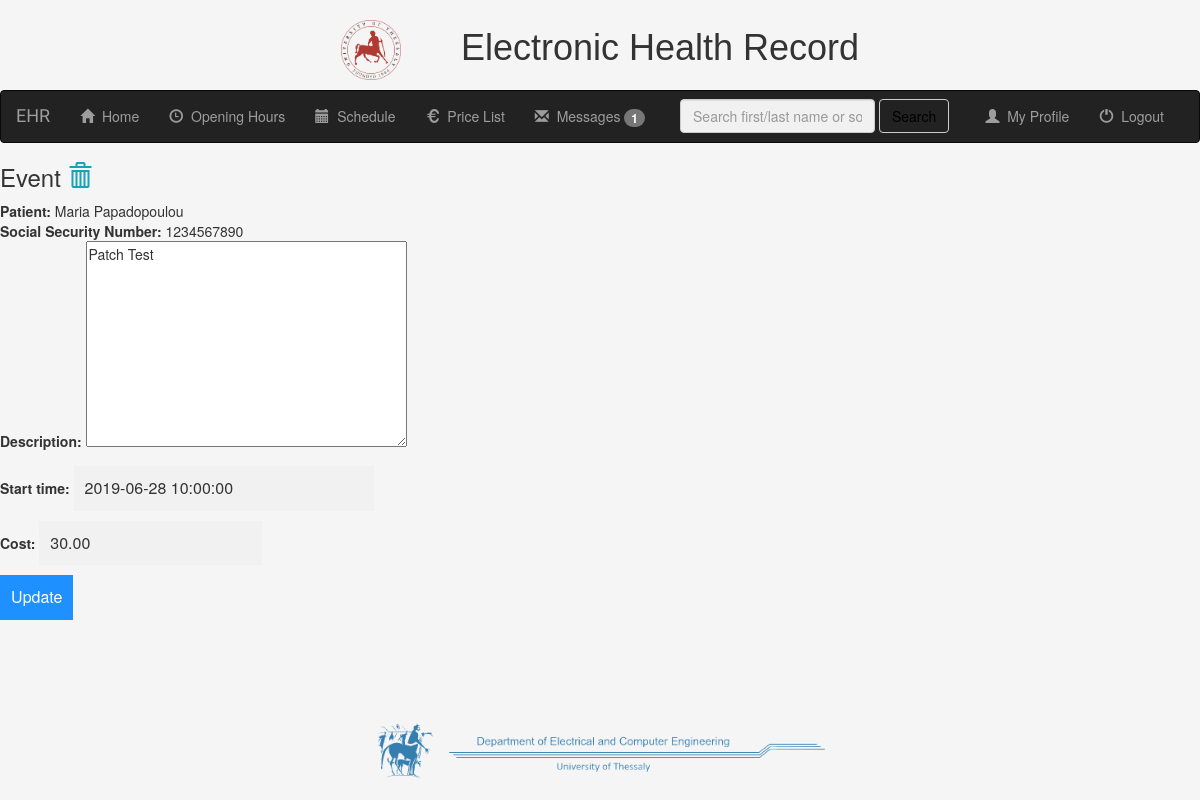
Page /mr/calendar/event/edit/26/ (signed in) on the committed database.
### mr/models.py (models this page shows, shortened)
class Event(models.Model):
    doctor = models.ForeignKey(UserProfile, on_delete=models.CASCADE, null=True)
    patient = models.ForeignKey(PatientProfile, on_delete=models.CASCADE, null=True)
    description = models.TextField()
    start_time = models.DateTimeField()
    confirmed = models.BooleanField(default=False)
    cost = models.DecimalField(max_digits=8, decimal_places=2)

class PatientProfile(models.Model):
    user = models.OneToOneField(User, on_delete=models.CASCADE)
    birthday = models.DateField(null=True)
    social_security_number = models.CharField(max_length=11, unique=True)
    gender = (
        ('Male', 'Male'),
        ('Female', 'Female')
    )
    sex = models.CharField(max_length=6, choices=gender, default='Male')
    insurance = models.CharField(max_length=100, blank=True)
    blood_type = (
        ('Ο-', 'Ο-'),
        ('Ο+', 'Ο+'),
        ('Α-', 'Α-'),
        ('Α+', 'Α+'),
        ('Β-', 'Β-'),
        ('Β+', 'Β+'),
        ('ΑΒ-', 'ΑΒ-'),
        ('ΑΒ+', 'ΑΒ+'),
    )
    blood = models.CharField(max_length=3, choices=blood_type, default='')
    city = models.CharField(max_length=50, blank=True)
    address = models.CharField(max_length=50, blank=True)
    phone = models.CharField(max_length=12, blank=True)
    important_notes = models.TextField(default='')

### mr/views.py (the view, shortened to what this page needs)
# urls.py: path('calendar/event/edit/<int:pk>/', views.EventUpdate.as_view(), name='edit_event'),
class EventUpdate(generic.UpdateView):
    model = Event
    fields = ['description', 'start_time', 'cost']
    template_name = "mr/event.html"
    def get_context_data(self, **kwargs):
        context = super(EventUpdate, self).get_context_data(**kwargs)
        context['received_messages'] = Message.objects.filter(receiver=self.request.user, was_read=False)
        return context

### mr/templates/mr/event.html (shortened to what this page needs)
{% extends 'mr/base.html' %}
{% block body_block %}
    <h3>Event <a data-toggle="modal" data-target="#modalConfirmDeleteEvent{{ event.id }}"><span class="glyphicon glyphicon-trash"></span></a></h3>
    <strong>Patient:</strong> {{ event.patient.user.get_full_name }}<br>
    <strong>Social Security Number:</strong> {{ event.patient.social_security_number }}
    <br>
    <form method="post">
        {{ form.as_p }}
        <input type="submit" value="Update">
    </form>
{% endblock %}

### mr/static/mr/css/style.css (style rules this page uses)
body { background-color: whitesmoke; height: 90%; margin-bottom: 10%; }
input { border: 1px solid transparent; background-color: #f1f1f1; padding: 10px; font-size: 16px; }
input[type=text] { background-color: #f1f1f1; width: 25%; }
input[type=submit] { background-color: DodgerBlue; color: #fff; cursor: pointer; }
a { color: #17a2b8; }

### rows in the picture
Event: patient.user.get_full_name "Maria Papadopoulou", patient.social_security_number "1234567890", description "Patch Test", start_time "2019-06-28 10:00:00", cost "30.00"

### other values in the picture
{{ received_messages.count }} "1"
